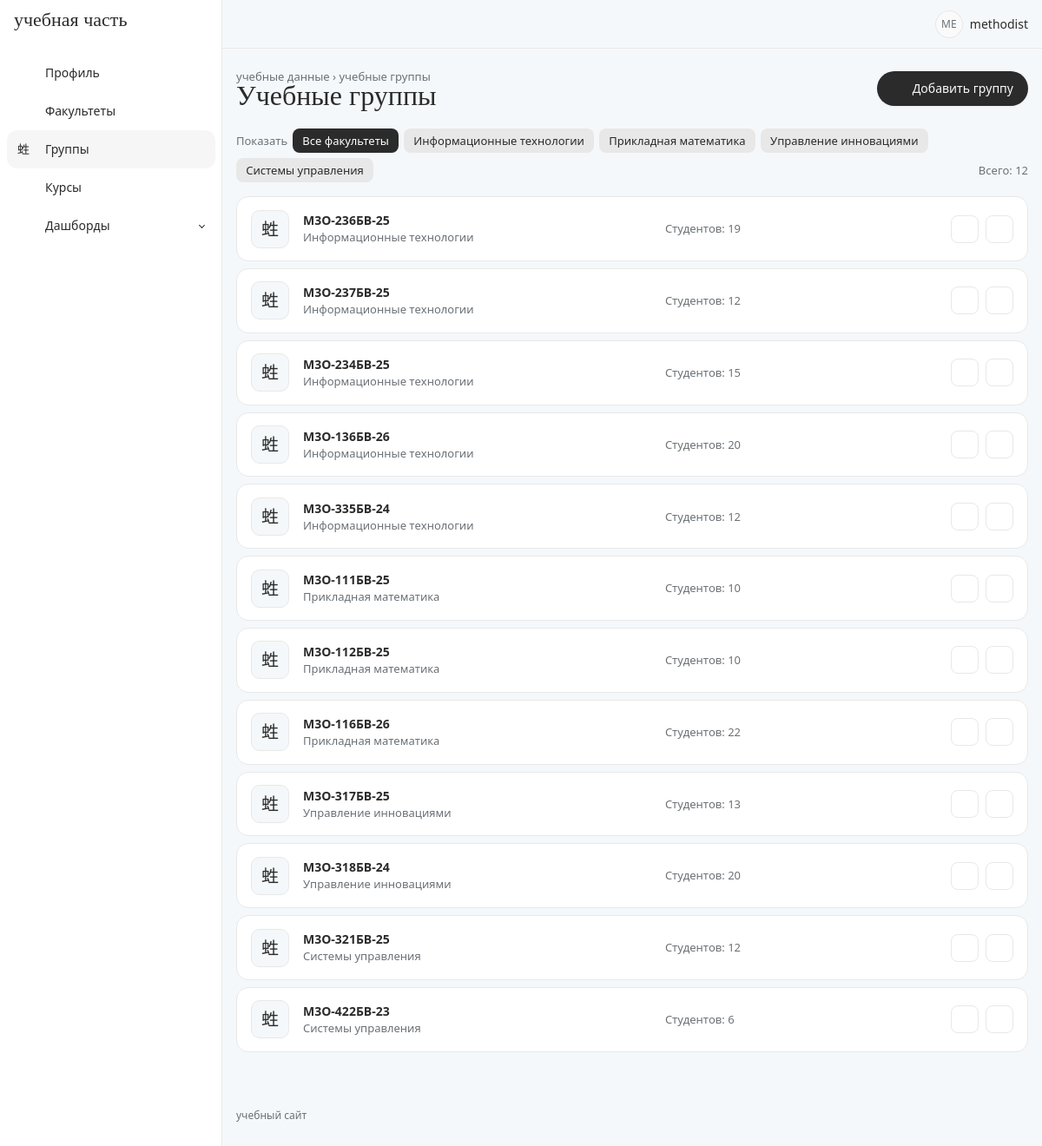
Page /groups/ (signed in) on the committed database.
### accounts/models.py (models this page shows, shortened)
class Department(models.Model):
    name = models.CharField(max_length=200)
    def __str__(self):
        return self.name

class AcademicGroup(models.Model):
    name = models.CharField(max_length=50)
    department = models.ForeignKey(
        Department,
        on_delete=models.CASCADE,
        related_name='groups')

### accounts/views.py (the view)
# urls.py: path('groups/', views.academic_group_list, name='academic_group_list'),
@login_required
def academic_group_list(request):
    groups, current = filter_by_department(
        request, AcademicGroup.objects.select_related('department').annotate(students_n=Count('students')))
    return render(request, 'group_list.html', {
        'groups': groups,
        'departments': Department.objects.all(),
        'current_department': current,
        'is_methodist': is_methodist(request.user),
    })

### accounts/views.py (called while the page is built)
def is_methodist(user):
    return user.groups.filter(name='Методист').exists()

def filter_by_department(request, queryset):
    department = request.GET.get('department', '')
    current = int(department) if department.isdigit() else None
    if current:
        queryset = queryset.filter(department_id=current)
    return queryset, current

### dashboards/context_processors.py (called while the page is built)
def dashboards_nav(request):
    if not request.user.is_authenticated:
        return {'nav_dashboards': []}
    return {'nav_dashboards': available_dashboards(request.user)}

### dashboards/services.py (called while the page is built)
def department_filter():
    return Filter('department', 'Факультет',
                  lambda: [(d.pk, d.name) for d in Department.objects.order_by('name')],
                  all_label='Все факультеты')

def group_filter():
    return Filter('group', 'Группа',
                  lambda: [(g.pk, g.name, g.department_id) for g in AcademicGroup.objects.order_by('name')],
                  all_label='Все группы')

def available_dashboards(user):
    return [d for d in DASHBOARDS.values() if d.allowed(user)]

    def options(self, department=None):
        items = self.choices() if callable(self.choices) else self.choices
        return [{'value': item[0], 'label': item[1]}
                for item in items if len(item) < 3 or not department or item[2] == department]

    def clean(self, raw, department=None):
        for option in self.options(department):
            if str(option['value']) == raw:
                return option['value']
        return self.default

    @classmethod
    def allowed(cls, user):
        return not cls.methodist_only or user.is_superuser or user.groups.filter(name=METHODIST).exists()

### templates/group_list.html (shortened to what this page needs)
{% extends 'base.html' %}
{% block pretitle %}<span class="crumbs"><a href="/profile/">учебные данные</a> › учебные группы</span>{% endblock %}
{% block page_title %}Учебные группы{% endblock %}
{% block page_actions %}
    {% if is_methodist %}
        <a class="btn btn-primary" href="/groups/add/">
            <i class="ti ti-plus icon"></i><span class="d-none d-sm-inline">Добавить группу</span>
        </a>
    {% endif %}
{% endblock %}
{% block content %}
{% include 'components/filter_chips.html' with items=departments current=current_department total=groups|length %}
{% for group in groups %}
    <div class="list-row">
        <div class="list-row-icon"><i class="ti ti-users-group"></i></div>
        <div class="list-row-main">
            <div class="fw-bold">{{ group.name }}</div>
            <div class="list-row-sub">{{ group.department.name }}</div>
        </div>
        <div class="list-row-meta list-row-sub d-none d-md-block">
            Студентов: {{ group.students_n }}
        </div>
        {% if is_methodist %}
            <div class="d-flex gap-2">
                <a class="btn-square" href="/groups/{{ group.id }}/edit/" title="Изменить"><i class="ti ti-pencil"></i></a>
                <a class="btn-square text-danger" href="/groups/{{ group.id }}/delete/" title="Удалить"><i class="ti ti-trash"></i></a>
            </div>
        {% endif %}
    </div>
{% endfor %}
{% endblock %}

### templates/base.html (shortened to what this page needs)
{% load static %}
<!DOCTYPE html>
<html lang="ru" data-bs-theme="light" data-bs-navbar-position="vertical">
<head>
    <link rel="stylesheet" href="{% static 'core/dist/css/tabler.min.css' %}">
    <link rel="stylesheet" href="{% static 'core/dist/css/tabler-vendors.min.css' %}">
    <link rel="stylesheet" href="{% static 'vendor/tabler-icons/tabler-icons.min.css' %}">
    <link rel="stylesheet" href="{% static 'css/theme.css' %}?v=5">
    <link rel="stylesheet" href="{% static 'css/style.css' %}?v=5">
</head>
<body>
<div class="page">
    <aside class="navbar navbar-vertical navbar-expand-lg">
        <div class="container-fluid">
            <a href="/profile/" class="navbar-brand text-reset">учебная часть</a>
            <div class="collapse navbar-collapse" id="sidebar-menu">
                <ul class="navbar-nav pt-lg-3">
                    <li class="nav-item {% if request.path == '/profile/' %}active{% endif %}">
                        <a class="nav-link" href="/profile/">
                            <span class="nav-link-icon"><i class="ti ti-user-circle"></i></span>
                            <span class="nav-link-title">Профиль</span>
                        </a>
                    </li>
                    <li class="nav-item {% if request.path|slice:':13' == '/departments/' %}active{% endif %}">
                        <a class="nav-link" href="/departments/">
                            <span class="nav-link-icon"><i class="ti ti-building"></i></span>
                            <span class="nav-link-title">Факультеты</span>
                        </a>
                    </li>
                    <li class="nav-item {% if request.path|slice:':8' == '/groups/' %}active{% endif %}">
                        <a class="nav-link" href="/groups/">
                            <span class="nav-link-icon"><i class="ti ti-users-group"></i></span>
                            <span class="nav-link-title">Группы</span>
                        </a>
                    </li>
                    <li class="nav-item {% if request.path|slice:':9' == '/courses/' %}active{% endif %}">
                        <a class="nav-link" href="/courses/">
                            <span class="nav-link-icon"><i class="ti ti-book"></i></span>
                            <span class="nav-link-title">Курсы</span>
                        </a>
                    </li>
                    {% if nav_dashboards %}
                    <li class="nav-item dropdown {% if '/dashboards/' in request.path %}active{% endif %}">
                        <a class="nav-link dropdown-toggle {% if '/dashboards/' in request.path %}show{% endif %}" href="#navbar-dashboards"
                           data-bs-toggle="dropdown" data-bs-auto-close="false" role="button"
                           aria-expanded="{% if '/dashboards/' in request.path %}true{% else %}false{% endif %}">
                            <span class="nav-link-icon"><i class="ti ti-chart-pie"></i></span>
                            <span class="nav-link-title">Дашборды</span>
                        </a>
                    </li>
                    {% endif %}
                </ul>
            </div>
        </div>
    </aside>
    <header class="navbar navbar-expand-md d-none d-lg-flex">
        <div class="container-xl">
            <div class="navbar-nav flex-row ms-auto align-items-center">
                <a href="?theme=dark" class="nav-link hide-theme-dark" title="Тёмная тема">
                    <i class="ti ti-moon fs-2 header-icon"></i>
                </a>
                {% if user.is_authenticated %}
                <div class="nav-item dropdown ms-3">
                    <a href="#" class="nav-link d-flex align-items-center gap-2 p-0" data-bs-toggle="dropdown">
                        <span class="avatar avatar-sm">{{ user.username|slice:":2"|upper }}</span>
                        <span>{{ user.username }}</span>
                    </a>
                </div>
                {% endif %}
            </div>
        </div>
    </header>
    <div class="page-wrapper">
        <div class="page-header">
            <div class="container-xl">
                <div class="row g-2 align-items-center">
                    <div class="col">
                        <div class="page-pretitle">{% block pretitle %}учебные данные{% endblock %}</div>
                        <h2 class="page-title">{% block page_title %}{% endblock %}</h2>
                    </div>
                    <div class="col-auto">
                        {% block page_actions %}{% endblock %}
                    </div>
                </div>
            </div>
        </div>
        <div class="page-body">
            <div class="container-xl">
                {% block content %}{% endblock %}
            </div>
        </div>
        <footer class="footer footer-transparent">
            <div class="container-xl text-secondary">учебный сайт</div>
        </footer>
    </div>
</div>
</body>
</html>

### templates/components/filter_chips.html
<div class="filter-bar">
    <span class="text-secondary">Показать</span>
    <a href="?" class="filter-chip {% if not current %}active{% endif %}">Все факультеты</a>
    {% for item in items %}
        <a href="?department={{ item.id }}" class="filter-chip {% if current == item.id %}active{% endif %}">{{ item }}</a>
    {% endfor %}
    <span class="filter-right text-secondary">Всего: {{ total }}</span>
</div>

### static/css/theme.css (style rules this page uses)
:root { --app-ice: #f5f8fa; --app-sky: #7eb5d6; --app-cloud: #e8e8e8; --app-charcoal: #2b2b2b; --app-ink: light-dark(#2b2b2b, #e8e8e8); --tblr-font-sans-serif: system-ui, 'Segoe UI', Roboto, Arial, sans-serif; --tblr-primary: #2b2b2b; --tblr-primary-rgb: 43, 43, 43; --tblr-body-bg: light-dark(#f5f8fa, #1f2225); --tblr-bg-surface: light-dark(#ffffff, #2b2b2b); --tblr-body-color: light-dark(#2b2b2b, #e8e8e8); --tblr-secondary: light-dark(#6b7176, #a7adb2); --tblr-border-color: light-dark(#e8e8e8, #3a3e42); --tblr-border-color-translucent: light-dark(#e8e8e8, #3a3e42); --tblr-border-radius: 12px; --tblr-border-radius-lg: 20px; }
h1, h2, h3, .page-title, .card-title, .empty-title, .navbar-brand { font-family: Georgia, 'Times New Roman', serif; font-weight: 500; }
.page-title { font-size: 2rem; }
.page-pretitle { text-transform: lowercase; letter-spacing: 0; font-size: .8125rem; }
.navbar-brand { font-size: 1.375rem; text-transform: lowercase; }
.navbar-vertical .nav-link { border-radius: 999px; }
.navbar-vertical .nav-item.active > .nav-link { background: color-mix(in srgb, var(--app-sky) 30%, transparent); }
.page > header.navbar { background: transparent; border-bottom: 0; }
.btn { --tblr-btn-border-radius: 999px; }
.crumbs a { color: var(--tblr-secondary); }
.filter-bar { display: flex; flex-wrap: wrap; align-items: center; gap: .375rem; margin-bottom: 1rem; font-size: .8125rem; }
.filter-chip { padding: .3rem .7rem; border-radius: 8px; background: light-dark(var(--app-cloud), #3a3e42); color: var(--app-ink); }
.filter-chip.active { background: var(--app-ink); color: light-dark(#ffffff, var(--app-charcoal)); }
.filter-right { margin-left: auto; }
.list-row { display: flex; align-items: center; gap: 1rem; margin-bottom: .5rem; padding: .9rem 1rem; background: var(--tblr-bg-surface); border: 1px solid var(--tblr-border-color); border-radius: 14px; }
.list-row-icon { flex: none; width: 44px; height: 44px; display: grid; place-items: center; border-radius: 10px; background: var(--tblr-body-bg); border: 1px solid var(--tblr-border-color); font-size: 1.25rem; }
.list-row-main { flex: 1 1 40%; min-width: 0; }
.list-row-meta { flex: 1 1 30%; }
.list-row-sub { color: var(--tblr-secondary); font-size: .8125rem; }
.btn-square { width: 32px; height: 32px; display: inline-grid; place-items: center; border-radius: 8px; border: 1px solid var(--tblr-border-color); color: var(--app-ink); }
:root { --tblr-chart-1: var(--app-sky); }

### static/css/style.css (style rules this page uses)
.header-icon { color: var(--app-sky); }
.footer { font-size: .75rem; text-transform: lowercase; }

### rows in the picture
Department: name "Информационные технологии"
Department: name "Прикладная математика"
Department: name "Управление инновациями"
Department: name "Системы управления"
AcademicGroup: name "М3О-236БВ-25", department.name "Информационные технологии", students_n "19"
AcademicGroup: name "М3О-237БВ-25", department.name "Информационные технологии", students_n "12"
AcademicGroup: name "М3О-234БВ-25", department.name "Информационные технологии", students_n "15"
AcademicGroup: name "М3О-136БВ-26", department.name "Информационные технологии", students_n "20"
AcademicGroup: name "М3О-335БВ-24", department.name "Информационные технологии", students_n "12"
AcademicGroup: name "М3О-111БВ-25", department.name "Прикладная математика", students_n "10"
AcademicGroup: name "М3О-112БВ-25", department.name "Прикладная математика", students_n "10"
AcademicGroup: name "М3О-116БВ-26", department.name "Прикладная математика", students_n "22"
AcademicGroup: name "М3О-317БВ-25", department.name "Управление инновациями", students_n "13"
AcademicGroup: name "М3О-318БВ-24", department.name "Управление инновациями", students_n "20"
AcademicGroup: name "М3О-321БВ-25", department.name "Системы управления", students_n "12"
AcademicGroup: name "М3О-422БВ-23", department.name "Системы управления", students_n "6"

### other values in the picture
{{ user.username|slice:":2"|upper }} "ME"
{{ user.username }} "methodist"
{{ total }} "12"
